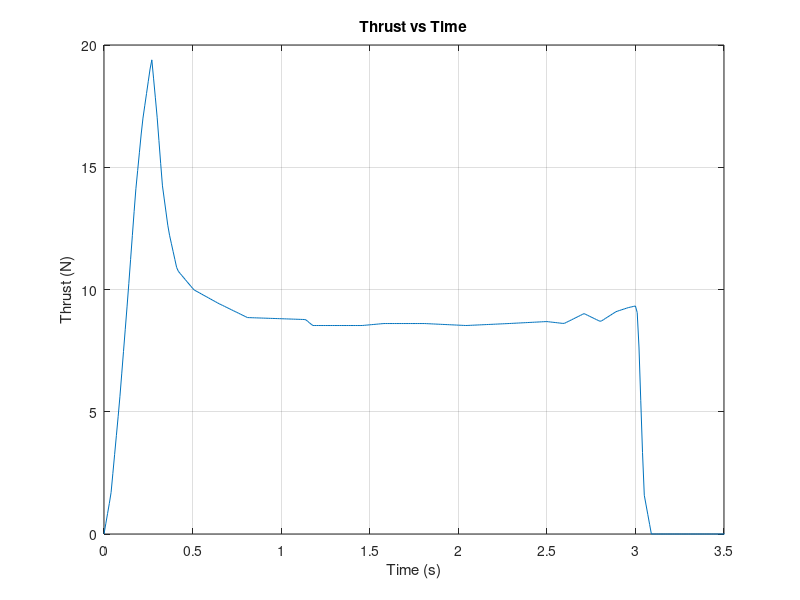
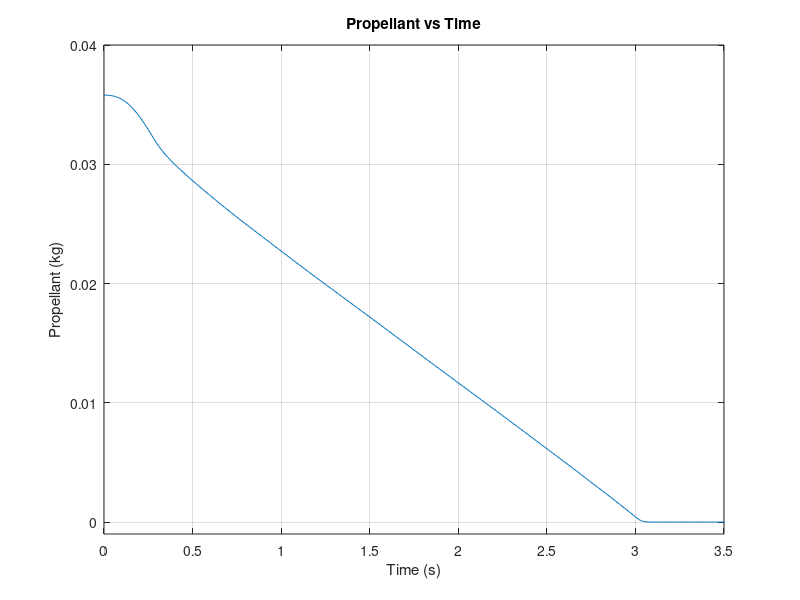
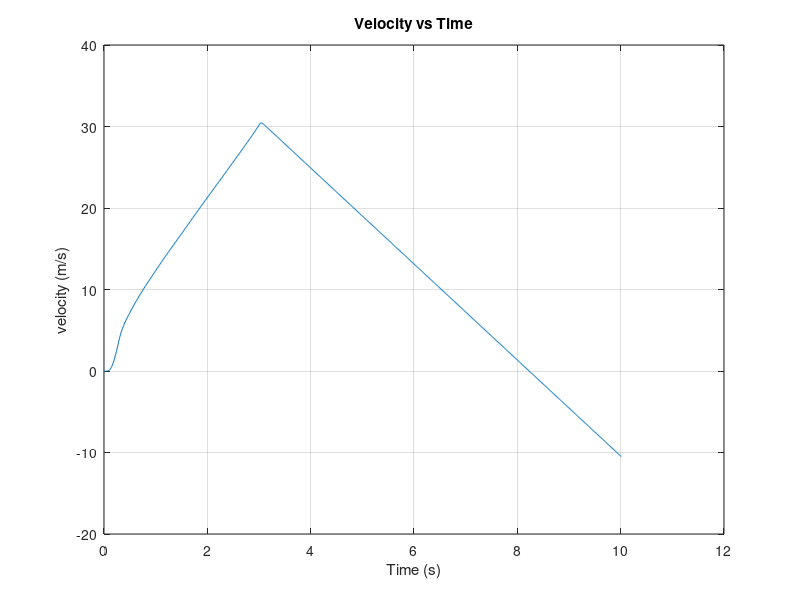
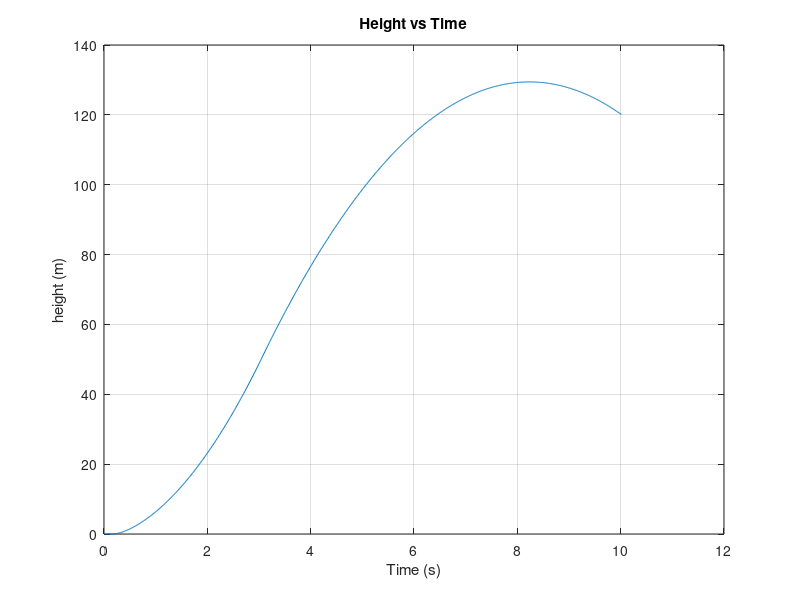

Write MATLAB code to recreate these figures, in order.
function tmp = allDataImage()

close all
load calcData.mat

figure('Name', 'Thrust')
plot(t, thrust)
title("Thrust vs Time")
xlim([0 3.5])
xlabel("Time (s)"), ylabel("Thrust (N)")
grid on;

figure('Name',  'Propellant Mass Data')
plot(t, mProp);
xlim([0 3.5]), ylim([-0.001, 0.04])
title("Propellant vs Time")
xlabel("Time (s)"), ylabel("Propellant (kg)")
grid on;

figure('Name',  'velocity')
plot(tNew, v);
title("Velocity vs Time")
xlabel("Time (s)"), ylabel("velocity (m/s)")
grid on;

figure('Name',  'height')
plot(tNew, y);
title("Height vs Time")
xlabel("Time (s)"), ylabel("height (m)")
grid on;

figure('Name', 'drag force')
subplot(3, 1, 1)
plot(tNew, drag)
ylim auto
title("Drag Force vs Time")
xlabel("Time (s)"), ylabel("Force (N)")
grid on;
subplot(3, 1, 2)
plot(tNew, drag)
xlim([0 3.5]), ylim auto
title("Drag Force vs Time (t = 0 to t = 3.5)")
xlabel("Time (s)"), ylabel("Force (N)")
grid on;
subplot(3, 1, 3)
plot(tNew, drag)
xlim([12 16]), ylim auto
title("Drag Force vs Time (t = 12 to t = 16)")
xlabel("Time (s)"), ylabel("Force (N)")
grid on;

tmp = "The result of data has been graphed";
